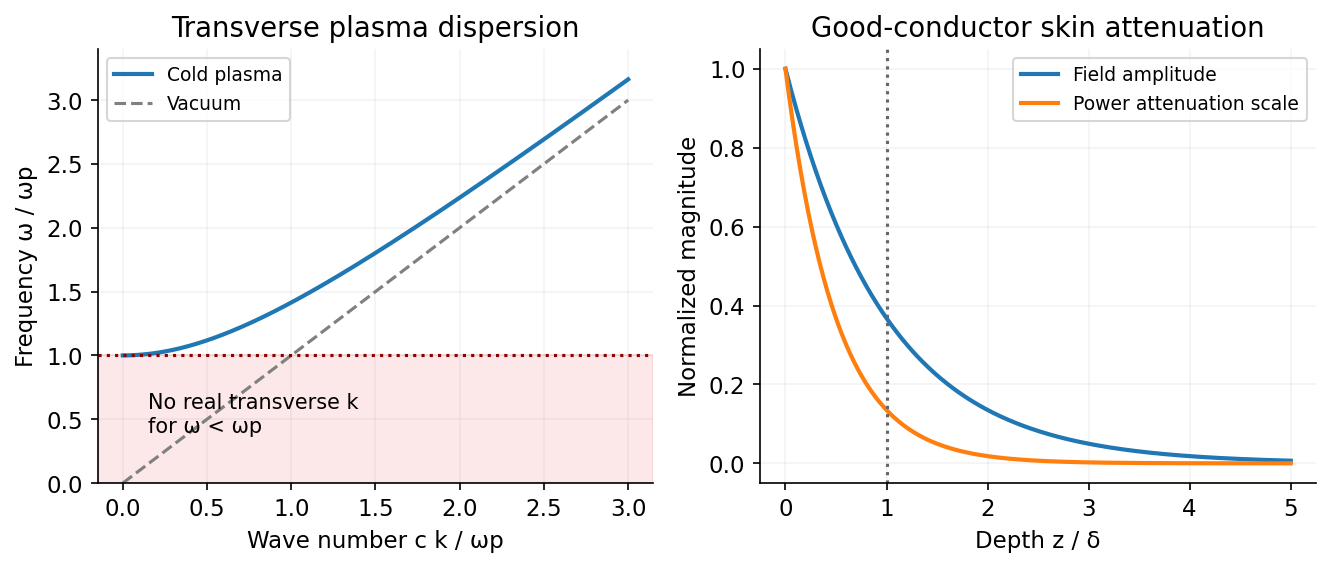

Write the Python code that produced this figure.
"""Original solution diagram. Tested with Python 3.14.4, numpy 2.3.5, matplotlib 3.10.7.
Run from the mirrored _media directory; output is a basename in the working directory.
"""
from pathlib import Path
import numpy as np
import matplotlib
matplotlib.use('Agg')
import matplotlib.pyplot as plt
plt.rcParams.update({'font.size':11,'figure.facecolor':'white','axes.spines.top':False,'axes.spines.right':False})

fig,axs=plt.subplots(1,2,figsize=(9,3.9));q=np.linspace(0,3,500);axs[0].axhspan(0,1,color='lightcoral',alpha=.18);axs[0].plot(q,np.sqrt(1+q*q),label='Cold plasma',lw=2);axs[0].plot(q,q,'--',color='.5',label='Vacuum');axs[0].axhline(1,color='darkred',ls=':');axs[0].text(.15,.4,'No real transverse k\nfor ω < ωp',fontsize=10);axs[0].set(xlabel='Wave number c k / ωp',ylabel='Frequency ω / ωp',ylim=(0,3.4),title='Transverse plasma dispersion');axs[0].legend(fontsize=9);z=np.linspace(0,5,400);axs[1].plot(z,np.exp(-z),lw=2,label='Field amplitude');axs[1].plot(z,np.exp(-2*z),lw=2,label='Power attenuation scale');axs[1].set(xlabel='Depth z / δ',ylabel='Normalized magnitude',title='Good-conductor skin attenuation');axs[1].axvline(1,ls=':',color='.4');axs[1].legend(fontsize=9)
for ax in axs:ax.grid(alpha=.15)
fig.tight_layout()

fig.savefig(Path(__file__).with_suffix('.png').name,dpi=150,facecolor='white',bbox_inches='tight');plt.close(fig)
